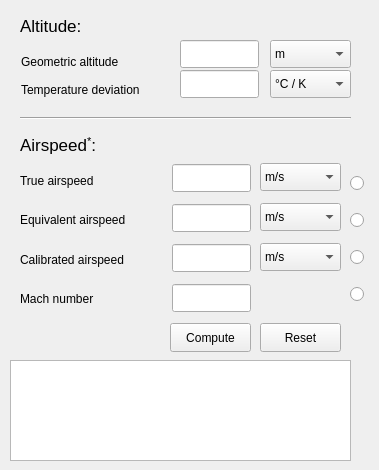
    <widget class="QWidget" name="tab_5">
     <attribute name="title">
      <string>Airspeed</string>
     </attribute>
     <widget class="Line" name="line_3">
      <property name="geometry">
       <rect>
        <x>20</x>
        <y>110</y>
        <width>331</width>
        <height>16</height>
       </rect>
      </property>
      <property name="orientation">
       <enum>Qt::Orientation::Horizontal</enum>
      </property>
     </widget>
     <widget class="QLabel" name="Input_5">
      <property name="geometry">
       <rect>
        <x>20</x>
        <y>130</y>
        <width>150</width>
        <height>31</height>
       </rect>
      </property>
      <property name="font">
       <font>
        <pointsize>13</pointsize>
       </font>
      </property>
      <property name="frameShadow">
       <enum>QFrame::Shadow::Sunken</enum>
      </property>
      <property name="lineWidth">
       <number>5</number>
      </property>
      <property name="text">
       <string>&lt;!DOCTYPE HTML PUBLIC &quot;-//W3C//DTD HTML 4.0//EN&quot; &quot;http://www.w3.org/TR/REC-html40/strict.dtd&quot;&gt;
&lt;html&gt;&lt;head&gt;&lt;meta name=&quot;qrichtext&quot; content=&quot;1&quot; /&gt;&lt;meta charset=&quot;utf-8&quot; /&gt;&lt;style type=&quot;text/css&quot;&gt;
p, li { white-space: pre-wrap; }
hr { height: 1px; border-width: 0; }
li.unchecked::marker { content: &quot;\2610&quot;; }
li.checked::marker { content: &quot;\2612&quot;; }
&lt;/style&gt;&lt;/head&gt;&lt;body style=&quot; font-family:'Segoe UI'; font-size:13pt; font-weight:400; font-style:normal;&quot;&gt;
&lt;p style=&quot; margin-top:0px; margin-bottom:0px; margin-left:0px; margin-right:0px; -qt-block-indent:0; text-indent:0px;&quot;&gt;Airspeed&lt;sup&gt;*&lt;/sup&gt;:&lt;/p&gt;&lt;/body&gt;&lt;/html&gt;</string>
      </property>
     </widget>
     <widget class="QLabel" name="Input_6">
      <property name="geometry">
       <rect>
        <x>20</x>
        <y>10</y>
        <width>150</width>
        <height>31</height>
       </rect>
      </property>
      <property name="font">
       <font>
        <pointsize>13</pointsize>
       </font>
      </property>
      <property name="frameShadow">
       <enum>QFrame::Shadow::Sunken</enum>
      </property>
      <property name="lineWidth">
       <number>5</number>
      </property>
      <property name="text">
       <string>Altitude:</string>
      </property>
     </widget>
     <widget class="QComboBox" name="TASCombo">
      <property name="geometry">
       <rect>
        <x>260</x>
        <y>163</y>
        <width>81</width>
        <height>28</height>
       </rect>
      </property>
      <item>
       <property name="text">
        <string>m/s</string>
       </property>
      </item>
      <item>
       <property name="text">
        <string>ft/s</string>
       </property>
      </item>
      <item>
       <property name="text">
        <string>km/hr</string>
       </property>
      </item>
      <item>
       <property name="text">
        <string>mi/hr</string>
       </property>
      </item>
      <item>
       <property name="text">
        <string>knots</string>
       </property>
      </item>
     </widget>
     <widget class="QComboBox" name="EASCombo">
      <property name="geometry">
       <rect>
        <x>260</x>
        <y>203</y>
        <width>81</width>
        <height>28</height>
       </rect>
      </property>
      <item>
       <property name="text">
        <string>m/s</string>
       </property>
      </item>
      <item>
       <property name="text">
        <string>ft/s</string>
       </property>
      </item>
      <item>
       <property name="text">
        <string>km/hr</string>
       </property>
      </item>
      <item>
       <property name="text">
        <string>mi/hr</string>
       </property>
      </item>
      <item>
       <property name="text">
        <string>knots</string>
       </property>
      </item>
     </widget>
     <widget class="QComboBox" name="CASCombo">
      <property name="geometry">
       <rect>
        <x>260</x>
        <y>243</y>
        <width>81</width>
        <height>28</height>
       </rect>
      </property>
      <item>
       <property name="text">
        <string>m/s</string>
       </property>
      </item>
      <item>
       <property name="text">
        <string>ft/s</string>
       </property>
      </item>
      <item>
       <property name="text">
        <string>km/hr</string>
       </property>
      </item>
      <item>
       <property name="text">
        <string>mi/hr</string>
       </property>
      </item>
      <item>
       <property name="text">
        <string>knots</string>
       </property>
      </item>
     </widget>
     <widget class="QLineEdit" name="TASInpOut">
      <property name="geometry">
       <rect>
        <x>172</x>
        <y>164</y>
        <width>79</width>
        <height>28</height>
       </rect>
      </property>
     </widget>
     <widget class="QLineEdit" name="EASInpOut">
      <property name="geometry">
       <rect>
        <x>172</x>
        <y>204</y>
        <width>79</width>
        <height>28</height>
       </rect>
      </property>
     </widget>
     <widget class="QLineEdit" name="CASInpOut">
      <property name="geometry">
       <rect>
        <x>172</x>
        <y>244</y>
        <width>79</width>
        <height>28</height>
       </rect>
      </property>
     </widget>
     <widget class="QLineEdit" name="MachInpOut">
      <property name="geometry">
       <rect>
        <x>172</x>
        <y>284</y>
        <width>79</width>
        <height>28</height>
       </rect>
      </property>
     </widget>
     <widget class="QLineEdit" name="dISAInp_SP">
      <property name="geometry">
       <rect>
        <x>180</x>
        <y>70</y>
        <width>79</width>
        <height>28</height>
       </rect>
      </property>
     </widget>
     <widget class="QLineEdit" name="AltitudeInp_SP">
      <property name="geometry">
       <rect>
        <x>180</x>
        <y>40</y>
        <width>79</width>
        <height>28</height>
       </rect>
      </property>
     </widget>
     <widget class="QLabel" name="label_24">
      <property name="geometry">
       <rect>
        <x>21</x>
        <y>79</y>
        <width>150</width>
        <height>21</height>
       </rect>
      </property>
      <property name="text">
       <string>Temperature deviation</string>
      </property>
     </widget>
     <widget class="QLabel" name="label_25">
      <property name="geometry">
       <rect>
        <x>21</x>
        <y>51</y>
        <width>150</width>
        <height>21</height>
       </rect>
      </property>
      <property name="text">
       <string>Geometric altitude</string>
      </property>
     </widget>
     <widget class="QComboBox" name="AltUnits_SP">
      <property name="geometry">
       <rect>
        <x>270</x>
        <y>40</y>
        <width>81</width>
        <height>28</height>
       </rect>
      </property>
      <item>
       <property name="text">
        <string>m</string>
       </property>
      </item>
      <item>
       <property name="text">
        <string>ft</string>
       </property>
      </item>
     </widget>
     <widget class="QComboBox" name="TempUnits_SP">
      <property name="geometry">
       <rect>
        <x>270</x>
        <y>70</y>
        <width>81</width>
        <height>28</height>
       </rect>
      </property>
      <item>
       <property name="text">
        <string>°C / K</string>
       </property>
      </item>
      <item>
       <property name="text">
        <string>°F / °R</string>
       </property>
      </item>
     </widget>
     <widget class="QPushButton" name="Compute_SP">
      <property name="geometry">
       <rect>
        <x>170</x>
        <y>323</y>
        <width>81</width>
        <height>29</height>
       </rect>
      </property>
      <property name="text">
       <string>Compute</string>
      </property>
     </widget>
     <widget class="QPushButton" name="Reset_SP">
      <property name="geometry">
       <rect>
        <x>260</x>
        <y>323</y>
        <width>81</width>
        <height>29</height>
       </rect>
      </property>
      <property name="text">
       <string>Reset</string>
      </property>
     </widget>
     <widget class="QTextBrowser" name="infoBrowser_SP">
      <property name="geometry">
       <rect>
        <x>10</x>
        <y>360</y>
        <width>341</width>
        <height>101</height>
       </rect>
      </property>
      <property name="font">
       <font>
        <pointsize>8</pointsize>
       </font>
      </property>
     </widget>
     <widget class="QWidget" name="layoutWidget">
      <property name="geometry">
       <rect>
        <x>350</x>
        <y>160</y>
        <width>20</width>
        <height>161</height>
       </rect>
      </property>
      <layout class="QVBoxLayout" name="verticalLayout_10">
       <item>
        <widget class="QRadioButton" name="TASradioButton">
         <property name="text">
          <string/>
         </property>
        </widget>
       </item>
       <item>
        <widget class="QRadioButton" name="EASradioButton">
         <property name="text">
          <string/>
         </property>
        </widget>
       </item>
       <item>
        <widget class="QRadioButton" name="CASradioButton">
         <property name="text">
          <string/>
         </property>
        </widget>
       </item>
       <item>
        <widget class="QRadioButton" name="MachradioButton">
         <property name="text">
          <string/>
         </property>
        </widget>
       </item>
      </layout>
     </widget>
     <widget class="QWidget" name="layoutWidget">
      <property name="geometry">
       <rect>
        <x>20</x>
        <y>164</y>
        <width>132</width>
        <height>151</height>
       </rect>
      </property>
      <layout class="QVBoxLayout" name="verticalLayout_11">
       <item>
        <widget class="QLabel" name="label_20">
         <property name="text">
          <string>True airspeed</string>
         </property>
        </widget>
       </item>
       <item>
        <widget class="QLabel" name="label_21">
         <property name="text">
          <string>Equivalent airspeed</string>
         </property>
        </widget>
       </item>
       <item>
        <widget class="QLabel" name="label_22">
         <property name="text">
          <string>Calibrated airspeed</string>
         </property>
        </widget>
       </item>
       <item>
        <widget class="QLabel" name="label_23">
         <property name="text">
          <string>Mach number</string>
         </property>
        </widget>
       </item>
      </layout>
     </widget>
    </widget>
